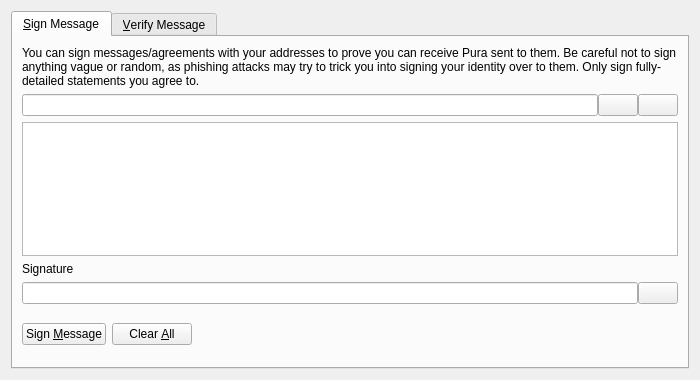
<?xml version="1.0" encoding="UTF-8"?>
<ui version="4.0">
 <class>SignVerifyMessageDialog</class>
 <widget class="QDialog" name="SignVerifyMessageDialog">
  <property name="geometry">
   <rect>
    <x>0</x>
    <y>0</y>
    <width>700</width>
    <height>380</height>
   </rect>
  </property>
  <property name="windowTitle">
   <string>Signatures - Sign / Verify a Message</string>
  </property>
  <property name="modal">
   <bool>true</bool>
  </property>
  <layout class="QVBoxLayout" name="verticalLayout">
   <item>
    <widget class="QTabWidget" name="tabWidget">
     <property name="currentIndex">
      <number>0</number>
     </property>
     <widget class="QWidget" name="tabSignMessage">
      <attribute name="title">
       <string>&amp;Sign Message</string>
      </attribute>
      <layout class="QVBoxLayout" name="verticalLayout_SM">
       <item>
        <widget class="QLabel" name="infoLabel_SM">
         <property name="text">
          <string>You can sign messages/agreements with your addresses to prove you can receive Pura sent to them. Be careful not to sign anything vague or random, as phishing attacks may try to trick you into signing your identity over to them. Only sign fully-detailed statements you agree to.</string>
         </property>
         <property name="textFormat">
          <enum>Qt::PlainText</enum>
         </property>
         <property name="wordWrap">
          <bool>true</bool>
         </property>
        </widget>
       </item>
       <item>
        <layout class="QHBoxLayout" name="horizontalLayout_1_SM">
         <property name="spacing">
          <number>0</number>
         </property>
         <item>
          <widget class="QValidatedLineEdit" name="addressIn_SM">
           <property name="toolTip">
            <string>The Pura address to sign the message with</string>
           </property>
          </widget>
         </item>
         <item>
          <widget class="QPushButton" name="addressBookButton_SM">
           <property name="toolTip">
            <string>Choose previously used address</string>
           </property>
           <property name="text">
            <string/>
           </property>
           <property name="shortcut">
            <string>Alt+A</string>
           </property>
           <property name="autoDefault">
            <bool>false</bool>
           </property>
          </widget>
         </item>
         <item>
          <widget class="QPushButton" name="pasteButton_SM">
           <property name="toolTip">
            <string>Paste address from clipboard</string>
           </property>
           <property name="text">
            <string/>
           </property>
           <property name="shortcut">
            <string>Alt+P</string>
           </property>
           <property name="autoDefault">
            <bool>false</bool>
           </property>
          </widget>
         </item>
        </layout>
       </item>
       <item>
        <widget class="QPlainTextEdit" name="messageIn_SM">
         <property name="toolTip">
          <string>Enter the message you want to sign here</string>
         </property>
        </widget>
       </item>
       <item>
        <widget class="QLabel" name="signatureLabel_SM">
         <property name="text">
          <string>Signature</string>
         </property>
         <property name="textFormat">
          <enum>Qt::PlainText</enum>
         </property>
        </widget>
       </item>
       <item>
        <layout class="QHBoxLayout" name="horizontalLayout_2_SM">
         <property name="spacing">
          <number>0</number>
         </property>
         <item>
          <widget class="QLineEdit" name="signatureOut_SM">
           <property name="font">
            <font>
             <italic>true</italic>
            </font>
           </property>
           <property name="readOnly">
            <bool>true</bool>
           </property>
          </widget>
         </item>
         <item>
          <widget class="QPushButton" name="copySignatureButton_SM">
           <property name="toolTip">
            <string>Copy the current signature to the system clipboard</string>
           </property>
           <property name="text">
            <string/>
           </property>
           <property name="autoDefault">
            <bool>false</bool>
           </property>
          </widget>
         </item>
        </layout>
       </item>
       <item>
        <layout class="QHBoxLayout" name="horizontalLayout_3_SM">
         <item>
          <widget class="QPushButton" name="signMessageButton_SM">
           <property name="toolTip">
            <string>Sign the message to prove you own this Pura address</string>
           </property>
           <property name="text">
            <string>Sign &amp;Message</string>
           </property>
           <property name="autoDefault">
            <bool>false</bool>
           </property>
          </widget>
         </item>
         <item>
          <widget class="QPushButton" name="clearButton_SM">
           <property name="toolTip">
            <string>Reset all sign message fields</string>
           </property>
           <property name="text">
            <string>Clear &amp;All</string>
           </property>
           <property name="autoDefault">
            <bool>false</bool>
           </property>
          </widget>
         </item>
         <item>
          <spacer name="horizontalSpacer_1_SM">
           <property name="orientation">
            <enum>Qt::Horizontal</enum>
           </property>
           <property name="sizeHint" stdset="0">
            <size>
             <width>40</width>
             <height>48</height>
            </size>
           </property>
          </spacer>
         </item>
         <item>
          <widget class="QLabel" name="statusLabel_SM">
           <property name="font">
            <font>
             <weight>75</weight>
             <bold>true</bold>
            </font>
           </property>
           <property name="text">
            <string/>
           </property>
           <property name="wordWrap">
            <bool>true</bool>
           </property>
          </widget>
         </item>
         <item>
          <spacer name="horizontalSpacer_2_SM">
           <property name="orientation">
            <enum>Qt::Horizontal</enum>
           </property>
           <property name="sizeHint" stdset="0">
            <size>
             <width>40</width>
             <height>48</height>
            </size>
           </property>
          </spacer>
         </item>
        </layout>
       </item>
      </layout>
     </widget>
     <widget class="QWidget" name="tabVerifyMessage">
      <attribute name="title">
       <string>&amp;Verify Message</string>
      </attribute>
      <layout class="QVBoxLayout" name="verticalLayout_VM">
       <item>
        <widget class="QLabel" name="infoLabel_VM">
         <property name="text">
          <string>Enter the receiver's address, message (ensure you copy line breaks, spaces, tabs, etc. exactly) and signature below to verify the message. Be careful not to read more into the signature than what is in the signed message itself, to avoid being tricked by a man-in-the-middle attack. Note that this only proves the signing party receives with the address, it cannot prove sendership of any transaction!</string>
         </property>
         <property name="textFormat">
          <enum>Qt::PlainText</enum>
         </property>
         <property name="alignment">
          <set>Qt::AlignLeading|Qt::AlignLeft|Qt::AlignTop</set>
         </property>
         <property name="wordWrap">
          <bool>true</bool>
         </property>
        </widget>
       </item>
       <item>
        <layout class="QHBoxLayout" name="horizontalLayout_1_VM">
         <property name="spacing">
          <number>0</number>
         </property>
         <item>
          <widget class="QValidatedLineEdit" name="addressIn_VM">
           <property name="toolTip">
            <string>The Pura address the message was signed with</string>
           </property>
          </widget>
         </item>
         <item>
          <widget class="QPushButton" name="addressBookButton_VM">
           <property name="toolTip">
            <string>Choose previously used address</string>
           </property>
           <property name="text">
            <string/>
           </property>
           <property name="shortcut">
            <string>Alt+A</string>
           </property>
           <property name="autoDefault">
            <bool>false</bool>
           </property>
          </widget>
         </item>
        </layout>
       </item>
       <item>
        <widget class="QPlainTextEdit" name="messageIn_VM"/>
       </item>
       <item>
        <widget class="QValidatedLineEdit" name="signatureIn_VM"/>
       </item>
       <item>
        <layout class="QHBoxLayout" name="horizontalLayout_2_VM">
         <item>
          <widget class="QPushButton" name="verifyMessageButton_VM">
           <property name="toolTip">
            <string>Verify the message to ensure it was signed with the specified Pura address</string>
           </property>
           <property name="text">
            <string>Verify &amp;Message</string>
           </property>
           <property name="autoDefault">
            <bool>false</bool>
           </property>
          </widget>
         </item>
         <item>
          <widget class="QPushButton" name="clearButton_VM">
           <property name="toolTip">
            <string>Reset all verify message fields</string>
           </property>
           <property name="text">
            <string>Clear &amp;All</string>
           </property>
           <property name="autoDefault">
            <bool>false</bool>
           </property>
          </widget>
         </item>
         <item>
          <spacer name="horizontalSpacer_1_VM">
           <property name="orientation">
            <enum>Qt::Horizontal</enum>
           </property>
           <property name="sizeHint" stdset="0">
            <size>
             <width>40</width>
             <height>48</height>
            </size>
           </property>
          </spacer>
         </item>
         <item>
          <widget class="QLabel" name="statusLabel_VM">
           <property name="font">
            <font>
             <weight>75</weight>
             <bold>true</bold>
            </font>
           </property>
           <property name="text">
            <string/>
           </property>
           <property name="wordWrap">
            <bool>true</bool>
           </property>
          </widget>
         </item>
         <item>
          <spacer name="horizontalSpacer_2_VM">
           <property name="orientation">
            <enum>Qt::Horizontal</enum>
           </property>
           <property name="sizeHint" stdset="0">
            <size>
             <width>40</width>
             <height>48</height>
            </size>
           </property>
          </spacer>
         </item>
        </layout>
       </item>
      </layout>
     </widget>
    </widget>
   </item>
  </layout>
 </widget>
 <customwidgets>
  <customwidget>
   <class>QValidatedLineEdit</class>
   <extends>QLineEdit</extends>
   <header>qvalidatedlineedit.h</header>
  </customwidget>
 </customwidgets>
 <resources>
  <include location="../pura.qrc"/>
 </resources>
 <connections/>
</ui>
